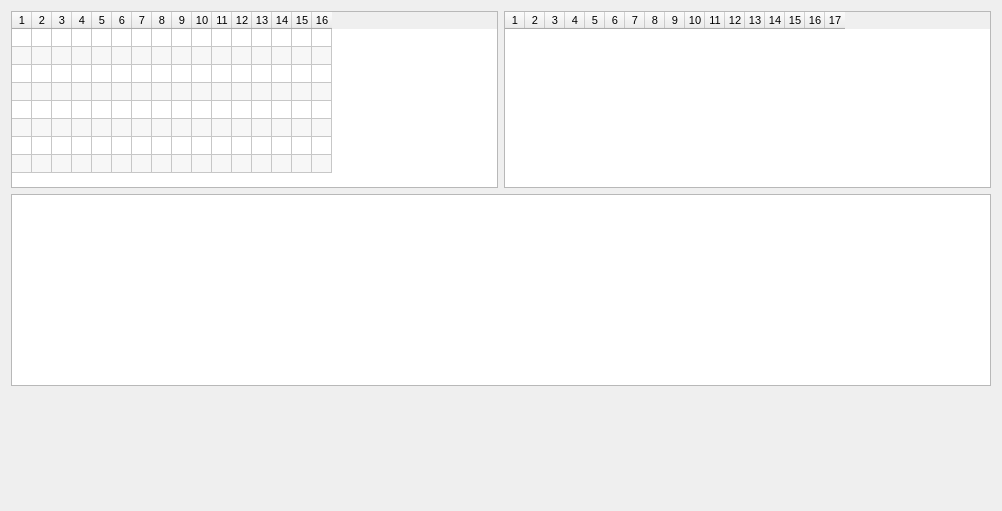
<?xml version="1.0" encoding="UTF-8"?>
<ui version="4.0">
 <class>GraphicsWidget</class>
 <widget class="QWidget" name="GraphicsWidget">
  <property name="geometry">
   <rect>
    <x>0</x>
    <y>0</y>
    <width>1002</width>
    <height>511</height>
   </rect>
  </property>
  <property name="sizePolicy">
   <sizepolicy hsizetype="Expanding" vsizetype="Expanding">
    <horstretch>0</horstretch>
    <verstretch>0</verstretch>
   </sizepolicy>
  </property>
  <property name="windowTitle">
   <string>Form</string>
  </property>
  <layout class="QVBoxLayout" name="verticalLayout">
   <item>
    <layout class="QHBoxLayout" name="horizontalLayout">
     <item>
      <widget class="QTableWidget" name="anchorTable">
       <property name="sizePolicy">
        <sizepolicy hsizetype="Expanding" vsizetype="Expanding">
         <horstretch>0</horstretch>
         <verstretch>0</verstretch>
        </sizepolicy>
       </property>
       <property name="minimumSize">
        <size>
         <width>0</width>
         <height>149</height>
        </size>
       </property>
       <property name="maximumSize">
        <size>
         <width>535</width>
         <height>16777215</height>
        </size>
       </property>
       <property name="font">
        <font>
         <pointsize>8</pointsize>
        </font>
       </property>
       <property name="frameShape">
        <enum>QFrame::StyledPanel</enum>
       </property>
       <property name="frameShadow">
        <enum>QFrame::Sunken</enum>
       </property>
       <property name="sizeAdjustPolicy">
        <enum>QAbstractScrollArea::AdjustToContents</enum>
       </property>
       <property name="autoScroll">
        <bool>true</bool>
       </property>
       <property name="alternatingRowColors">
        <bool>true</bool>
       </property>
       <property name="gridStyle">
        <enum>Qt::SolidLine</enum>
       </property>
       <property name="sortingEnabled">
        <bool>false</bool>
       </property>
       <property name="rowCount">
        <number>8</number>
       </property>
       <property name="columnCount">
        <number>16</number>
       </property>
       <attribute name="horizontalHeaderMinimumSectionSize">
        <number>20</number>
       </attribute>
       <attribute name="horizontalHeaderDefaultSectionSize">
        <number>20</number>
       </attribute>
       <attribute name="horizontalHeaderStretchLastSection">
        <bool>false</bool>
       </attribute>
       <attribute name="verticalHeaderVisible">
        <bool>false</bool>
       </attribute>
       <attribute name="verticalHeaderMinimumSectionSize">
        <number>18</number>
       </attribute>
       <attribute name="verticalHeaderDefaultSectionSize">
        <number>18</number>
       </attribute>
       <attribute name="verticalHeaderHighlightSections">
        <bool>true</bool>
       </attribute>
       <row/>
       <row/>
       <row/>
       <row/>
       <row/>
       <row/>
       <row/>
       <row/>
       <column/>
       <column/>
       <column/>
       <column/>
       <column/>
       <column/>
       <column/>
       <column/>
       <column/>
       <column/>
       <column/>
       <column/>
       <column/>
       <column/>
       <column/>
       <column/>
      </widget>
     </item>
     <item>
      <widget class="QTableWidget" name="tagTable">
       <property name="sizePolicy">
        <sizepolicy hsizetype="Expanding" vsizetype="Expanding">
         <horstretch>0</horstretch>
         <verstretch>0</verstretch>
        </sizepolicy>
       </property>
       <property name="minimumSize">
        <size>
         <width>0</width>
         <height>149</height>
        </size>
       </property>
       <property name="maximumSize">
        <size>
         <width>16777215</width>
         <height>16777215</height>
        </size>
       </property>
       <property name="font">
        <font>
         <pointsize>8</pointsize>
        </font>
       </property>
       <property name="sizeAdjustPolicy">
        <enum>QAbstractScrollArea::AdjustToContents</enum>
       </property>
       <property name="alternatingRowColors">
        <bool>true</bool>
       </property>
       <property name="rowCount">
        <number>0</number>
       </property>
       <property name="columnCount">
        <number>17</number>
       </property>
       <attribute name="horizontalHeaderMinimumSectionSize">
        <number>20</number>
       </attribute>
       <attribute name="horizontalHeaderDefaultSectionSize">
        <number>20</number>
       </attribute>
       <attribute name="horizontalHeaderStretchLastSection">
        <bool>false</bool>
       </attribute>
       <attribute name="verticalHeaderVisible">
        <bool>false</bool>
       </attribute>
       <attribute name="verticalHeaderMinimumSectionSize">
        <number>18</number>
       </attribute>
       <attribute name="verticalHeaderDefaultSectionSize">
        <number>18</number>
       </attribute>
       <column/>
       <column/>
       <column/>
       <column/>
       <column/>
       <column/>
       <column/>
       <column/>
       <column/>
       <column/>
       <column/>
       <column/>
       <column/>
       <column/>
       <column/>
       <column/>
       <column/>
      </widget>
     </item>
    </layout>
   </item>
   <item>
    <widget class="GraphicsView" name="graphicsView">
     <property name="maximumSize">
      <size>
       <width>16777</width>
       <height>16777</height>
      </size>
     </property>
    </widget>
   </item>
   <item>
    <widget class="QStackedWidget" name="stackedWidget">
     <property name="enabled">
      <bool>false</bool>
     </property>
     <property name="sizePolicy">
      <sizepolicy hsizetype="Expanding" vsizetype="Expanding">
       <horstretch>0</horstretch>
       <verstretch>0</verstretch>
      </sizepolicy>
     </property>
     <property name="locale">
      <locale language="English" country="UnitedStates"/>
     </property>
     <property name="currentIndex">
      <number>-1</number>
     </property>
    </widget>
   </item>
  </layout>
 </widget>
 <customwidgets>
  <customwidget>
   <class>GraphicsView</class>
   <extends>QGraphicsView</extends>
   <header>GraphicsView.h</header>
  </customwidget>
 </customwidgets>
 <resources/>
 <connections/>
</ui>
